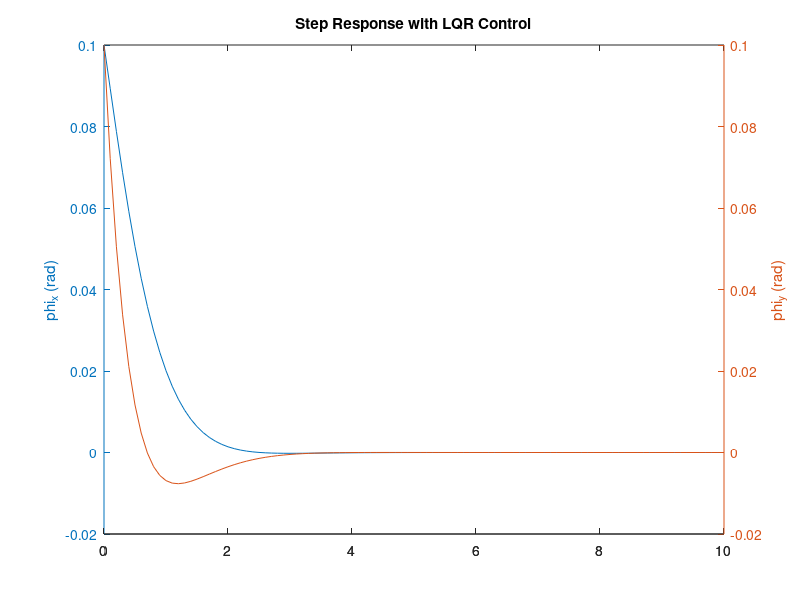
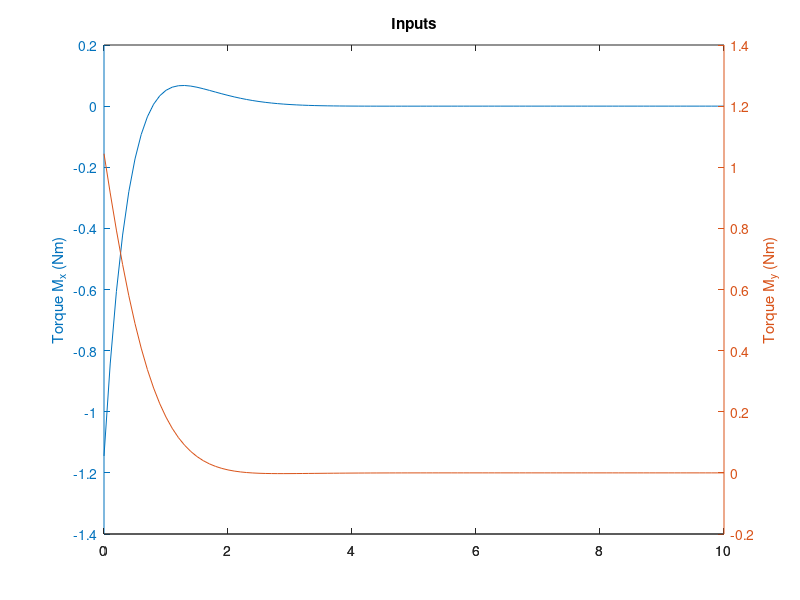
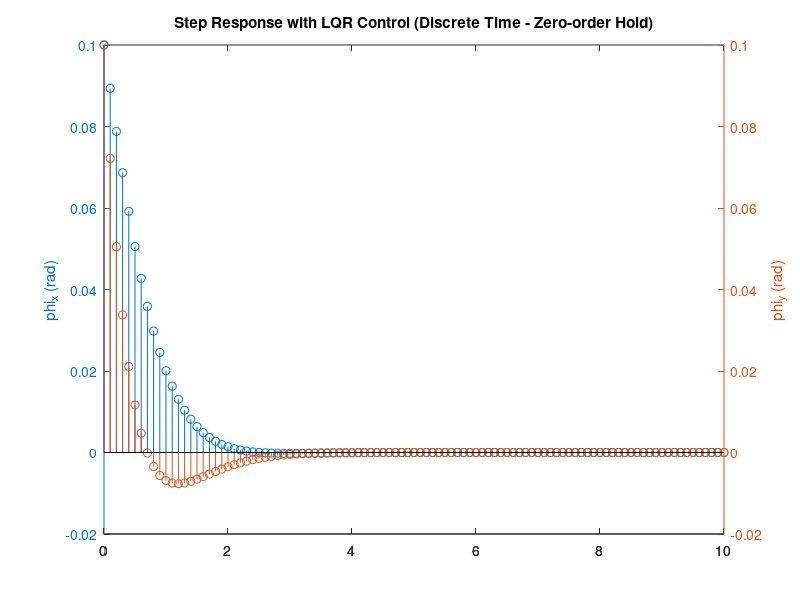
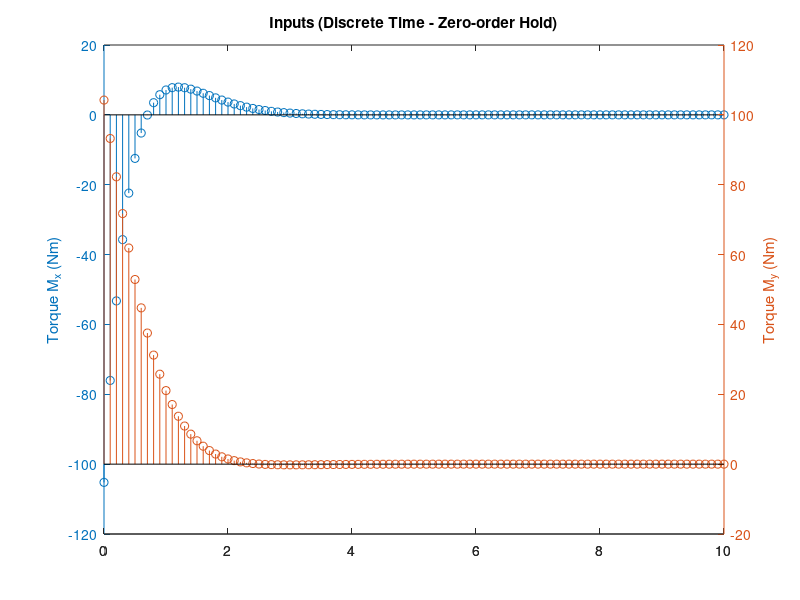

Write MATLAB code to recreate these figures, in order.
%% User defined parameters 
m = 5; % mass (kg)
l = 0.1; % length (m)
g = 9.89; % gravitational acceleration (m / s^2)
omega_rpm = 1000; % speed of gyro (rpm)
omega = pi / 30 * omega_rpm;
I_R = 0.05; % moment of inertia about yaw axis

% Auto-computed parameters
L = m * g * l;
M = 1 / (I_R * omega);

%% Continuous Time Model

% Model definition
A = [0 L * M; -L * M 0];
B = [0 -M; M 0];
C = [1 0; 0 1];
D = [0 0; 0 0];

% State-space Model Definition
states = {'phi_x' 'phi_y'};
inputs = {'M_x' 'M_y'};

display('State-Space Model')
SS = ss(A, B, C, D, 'statename',states,'inputname',inputs,'outputname',states)

display('Transfer functions')
G = tf(SS)


% Extrema
x_1_max_deg = 20;
x_2_max_deg = 20;
x_1_max = 180 * x_1_max_deg / pi;
x_2_max = 180 * x_2_max_deg / pi;

M_x_max = 10;
M_y_max = M_x_max;

% Cheap control strategy
Q = [100 25 ; 25 100];
R = [1 0; 0 1];
N = [0 0; 0 0];

[K, P, e] = lqr(A, B, Q, R, N);


% Controlled system

Ac = A - B * K;
Bc = [0 0; 0 0];


SScl = ss(Ac, Bc, C, D,'statename',states,'inputname',inputs,'outputname',states);

t = 0 : 0.1 : 10;
r = zeros(2, length(t));
X0 = [0.1; 0.1];
[y,t,x]=lsim(SScl,r,t, X0);

% Feedback Control Law u = - K x
u_control = - (K * x')';

% Plots

% Outputs / States
figure;
[AX,~,~] = plotyy(t,y(:,1),t,y(:,2),'plot');
set(get(AX(1),'Ylabel'),'String','phi_x (rad)')
set(get(AX(2),'Ylabel'),'String','phi_y (rad)')
title('Step Response with LQR Control')

% Torques
figure;
[AX,~,~] = plotyy(t,u_control(:,1),t,u_control(:,2),'plot');
set(get(AX(1),'Ylabel'),'String','Torque M_x (Nm)')
set(get(AX(2),'Ylabel'),'String','Torque M_y (Nm)')
title('Inputs')

%% Discretization
T = 1 / 100; % Sampling Period
SSd = c2d(SS, T, 'zoh');
Gz = tf(SSd);

[Kd, Pd, ed] = lqr(SSd.A, SSd.B, Q, R, N);

Acd = A - B * K;
SScld = ss(Ac, Bc, C, D,'statename',states,'inputname',inputs,'outputname',states);

[yd,t,xd]=lsim(SScl,r,t, X0);

% Feedback Control Law u = - K x
ud_control = - (Kd * xd')';

figure;
[AX,~,~] = plotyy(t,yd(:,1),t,yd(:,2),'stem');
set(get(AX(1),'Ylabel'),'String','phi_x (rad)')
set(get(AX(2),'Ylabel'),'String','phi_y (rad)')
title('Step Response with LQR Control (Discrete Time - Zero-order Hold)')

% Torques
figure;
[AX,~,~] = plotyy(t,ud_control(:,1),t,ud_control(:,2),'stem');
set(get(AX(1),'Ylabel'),'String','Torque M_x (Nm)')
set(get(AX(2),'Ylabel'),'String','Torque M_y (Nm)')
title('Inputs (Discrete Time - Zero-order Hold)')
